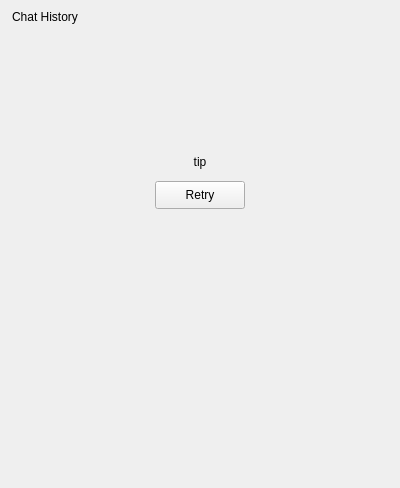
<?xml version="1.0" encoding="UTF-8"?>
<ui version="4.0">
 <class>SubscriptionHistoryDialog</class>
 <widget class="QWidget" name="SubscriptionHistoryDialog">
  <property name="geometry">
   <rect>
    <x>0</x>
    <y>0</y>
    <width>400</width>
    <height>488</height>
   </rect>
  </property>
  <property name="windowTitle">
   <string>SubscriptionHistoryDialog</string>
  </property>
  <layout class="QVBoxLayout" name="verticalLayoutMain" stretch="0,0,0">
   <property name="spacing">
    <number>0</number>
   </property>
   <property name="leftMargin">
    <number>0</number>
   </property>
   <property name="topMargin">
    <number>0</number>
   </property>
   <property name="rightMargin">
    <number>0</number>
   </property>
   <property name="bottomMargin">
    <number>0</number>
   </property>
   <item>
    <widget class="QWidget" name="titlebar" native="true">
     <property name="sizePolicy">
      <sizepolicy hsizetype="Expanding" vsizetype="Expanding">
       <horstretch>0</horstretch>
       <verstretch>0</verstretch>
      </sizepolicy>
     </property>
     <property name="minimumSize">
      <size>
       <width>0</width>
       <height>33</height>
      </size>
     </property>
     <property name="maximumSize">
      <size>
       <width>16777215</width>
       <height>33</height>
      </size>
     </property>
     <layout class="QHBoxLayout" name="horizontalLayout_11">
      <property name="spacing">
       <number>0</number>
      </property>
      <property name="leftMargin">
       <number>0</number>
      </property>
      <property name="topMargin">
       <number>0</number>
      </property>
      <property name="rightMargin">
       <number>0</number>
      </property>
      <property name="bottomMargin">
       <number>0</number>
      </property>
      <item>
       <widget class="QWidget" name="titlewidget" native="true">
        <property name="sizePolicy">
         <sizepolicy hsizetype="Expanding" vsizetype="Expanding">
          <horstretch>0</horstretch>
          <verstretch>0</verstretch>
         </sizepolicy>
        </property>
        <layout class="QHBoxLayout" name="horizontalLayout_10">
         <property name="spacing">
          <number>0</number>
         </property>
         <property name="leftMargin">
          <number>12</number>
         </property>
         <property name="topMargin">
          <number>0</number>
         </property>
         <property name="rightMargin">
          <number>0</number>
         </property>
         <property name="bottomMargin">
          <number>0</number>
         </property>
         <item>
          <widget class="QLabel" name="title">
           <property name="sizePolicy">
            <sizepolicy hsizetype="Expanding" vsizetype="Expanding">
             <horstretch>0</horstretch>
             <verstretch>0</verstretch>
            </sizepolicy>
           </property>
           <property name="text">
            <string>Chat History</string>
           </property>
          </widget>
         </item>
        </layout>
       </widget>
      </item>
      <item>
       <spacer name="horizontalSpacer_3">
        <property name="orientation">
         <enum>Qt::Horizontal</enum>
        </property>
        <property name="sizeHint" stdset="0">
         <size>
          <width>233</width>
          <height>2</height>
         </size>
        </property>
       </spacer>
      </item>
      <item>
       <layout class="QVBoxLayout" name="verticalLayout_6">
        <property name="spacing">
         <number>0</number>
        </property>
        <property name="leftMargin">
         <number>0</number>
        </property>
        <property name="topMargin">
         <number>0</number>
        </property>
        <property name="rightMargin">
         <number>0</number>
        </property>
        <property name="bottomMargin">
         <number>0</number>
        </property>
        <item>
         <layout class="QHBoxLayout" name="horizontalLayout_6">
          <property name="spacing">
           <number>0</number>
          </property>
          <property name="leftMargin">
           <number>0</number>
          </property>
          <property name="topMargin">
           <number>0</number>
          </property>
          <property name="rightMargin">
           <number>0</number>
          </property>
          <property name="bottomMargin">
           <number>0</number>
          </property>
          <item>
           <widget class="QPushButton" name="btnMinimize">
            <property name="sizePolicy">
             <sizepolicy hsizetype="Expanding" vsizetype="Expanding">
              <horstretch>0</horstretch>
              <verstretch>0</verstretch>
             </sizepolicy>
            </property>
            <property name="focusPolicy">
             <enum>Qt::NoFocus</enum>
            </property>
            <property name="text">
             <string/>
            </property>
            <property name="flat">
             <bool>true</bool>
            </property>
           </widget>
          </item>
          <item>
           <widget class="QPushButton" name="btnClose">
            <property name="sizePolicy">
             <sizepolicy hsizetype="Expanding" vsizetype="Expanding">
              <horstretch>0</horstretch>
              <verstretch>0</verstretch>
             </sizepolicy>
            </property>
            <property name="focusPolicy">
             <enum>Qt::NoFocus</enum>
            </property>
            <property name="text">
             <string/>
            </property>
            <property name="flat">
             <bool>true</bool>
            </property>
           </widget>
          </item>
         </layout>
        </item>
        <item>
         <spacer name="verticalSpacer_4">
          <property name="orientation">
           <enum>Qt::Vertical</enum>
          </property>
          <property name="sizeType">
           <enum>QSizePolicy::Expanding</enum>
          </property>
          <property name="sizeHint" stdset="0">
           <size>
            <width>0</width>
            <height>1</height>
           </size>
          </property>
         </spacer>
        </item>
       </layout>
      </item>
     </layout>
    </widget>
   </item>
   <item>
    <widget class="AutoTipWidget" name="tipWidget" native="true">
     <property name="minimumSize">
      <size>
       <width>0</width>
       <height>25</height>
      </size>
     </property>
     <property name="maximumSize">
      <size>
       <width>16777215</width>
       <height>25</height>
      </size>
     </property>
    </widget>
   </item>
   <item>
    <widget class="QStackedWidget" name="stackedWidget">
     <property name="currentIndex">
      <number>2</number>
     </property>
     <widget class="CWebView" name="webView"/>
     <widget class="QWidget" name="emptyPage">
      <layout class="QVBoxLayout" name="verticalLayout" stretch="1,0,3">
       <property name="spacing">
        <number>0</number>
       </property>
       <property name="leftMargin">
        <number>0</number>
       </property>
       <property name="topMargin">
        <number>0</number>
       </property>
       <property name="rightMargin">
        <number>0</number>
       </property>
       <property name="bottomMargin">
        <number>0</number>
       </property>
       <item>
        <spacer name="verticalSpacer">
         <property name="orientation">
          <enum>Qt::Vertical</enum>
         </property>
         <property name="sizeHint" stdset="0">
          <size>
           <width>20</width>
           <height>99</height>
          </size>
         </property>
        </spacer>
       </item>
       <item>
        <layout class="QHBoxLayout" name="horizontalLayout">
         <item>
          <spacer name="horizontalSpacer">
           <property name="orientation">
            <enum>Qt::Horizontal</enum>
           </property>
           <property name="sizeHint" stdset="0">
            <size>
             <width>40</width>
             <height>20</height>
            </size>
           </property>
          </spacer>
         </item>
         <item>
          <widget class="QLabel" name="labelNoMsgTip">
           <property name="text">
            <string>No messages yet</string>
           </property>
          </widget>
         </item>
         <item>
          <spacer name="horizontalSpacer_2">
           <property name="orientation">
            <enum>Qt::Horizontal</enum>
           </property>
           <property name="sizeHint" stdset="0">
            <size>
             <width>40</width>
             <height>20</height>
            </size>
           </property>
          </spacer>
         </item>
        </layout>
       </item>
       <item>
        <spacer name="verticalSpacer_2">
         <property name="orientation">
          <enum>Qt::Vertical</enum>
         </property>
         <property name="sizeHint" stdset="0">
          <size>
           <width>20</width>
           <height>303</height>
          </size>
         </property>
        </spacer>
       </item>
      </layout>
     </widget>
     <widget class="QWidget" name="pageLoading">
      <layout class="QVBoxLayout" name="verticalLayout_2" stretch="1,0,0,0,5">
       <property name="spacing">
        <number>12</number>
       </property>
       <item>
        <spacer name="verticalSpacer_3">
         <property name="orientation">
          <enum>Qt::Vertical</enum>
         </property>
         <property name="sizeHint" stdset="0">
          <size>
           <width>20</width>
           <height>47</height>
          </size>
         </property>
        </spacer>
       </item>
       <item>
        <layout class="QHBoxLayout" name="horizontalLayout_2">
         <item>
          <spacer name="horizontalSpacer_4">
           <property name="orientation">
            <enum>Qt::Horizontal</enum>
           </property>
           <property name="sizeHint" stdset="0">
            <size>
             <width>40</width>
             <height>20</height>
            </size>
           </property>
          </spacer>
         </item>
         <item>
          <widget class="QLabel" name="labelLoading">
           <property name="minimumSize">
            <size>
             <width>16</width>
             <height>16</height>
            </size>
           </property>
           <property name="maximumSize">
            <size>
             <width>16</width>
             <height>16</height>
            </size>
           </property>
           <property name="text">
            <string/>
           </property>
          </widget>
         </item>
         <item>
          <spacer name="horizontalSpacer_5">
           <property name="orientation">
            <enum>Qt::Horizontal</enum>
           </property>
           <property name="sizeHint" stdset="0">
            <size>
             <width>40</width>
             <height>20</height>
            </size>
           </property>
          </spacer>
         </item>
        </layout>
       </item>
       <item>
        <widget class="QLabel" name="labelTip">
         <property name="text">
          <string>tip</string>
         </property>
         <property name="alignment">
          <set>Qt::AlignCenter</set>
         </property>
        </widget>
       </item>
       <item>
        <layout class="QHBoxLayout" name="horizontalLayout_3">
         <item>
          <spacer name="horizontalSpacer_6">
           <property name="orientation">
            <enum>Qt::Horizontal</enum>
           </property>
           <property name="sizeHint" stdset="0">
            <size>
             <width>40</width>
             <height>20</height>
            </size>
           </property>
          </spacer>
         </item>
         <item>
          <widget class="QPushButton" name="pushButtonRetry">
           <property name="minimumSize">
            <size>
             <width>90</width>
             <height>28</height>
            </size>
           </property>
           <property name="text">
            <string>Retry</string>
           </property>
          </widget>
         </item>
         <item>
          <spacer name="horizontalSpacer_7">
           <property name="orientation">
            <enum>Qt::Horizontal</enum>
           </property>
           <property name="sizeHint" stdset="0">
            <size>
             <width>40</width>
             <height>20</height>
            </size>
           </property>
          </spacer>
         </item>
        </layout>
       </item>
       <item>
        <spacer name="verticalSpacer_5">
         <property name="orientation">
          <enum>Qt::Vertical</enum>
         </property>
         <property name="sizeHint" stdset="0">
          <size>
           <width>20</width>
           <height>247</height>
          </size>
         </property>
        </spacer>
       </item>
      </layout>
     </widget>
    </widget>
   </item>
  </layout>
 </widget>
 <layoutdefault spacing="6" margin="11"/>
 <customwidgets>
  <customwidget>
   <class>CWebView</class>
   <extends>QWidget</extends>
   <header>webview.h</header>
   <container>1</container>
  </customwidget>
  <customwidget>
   <class>AutoTipWidget</class>
   <extends>QWidget</extends>
   <header location="global">autotipwidget.h</header>
   <container>1</container>
  </customwidget>
 </customwidgets>
 <resources>
  <include location="../inst.qrc"/>
 </resources>
 <connections/>
</ui>
